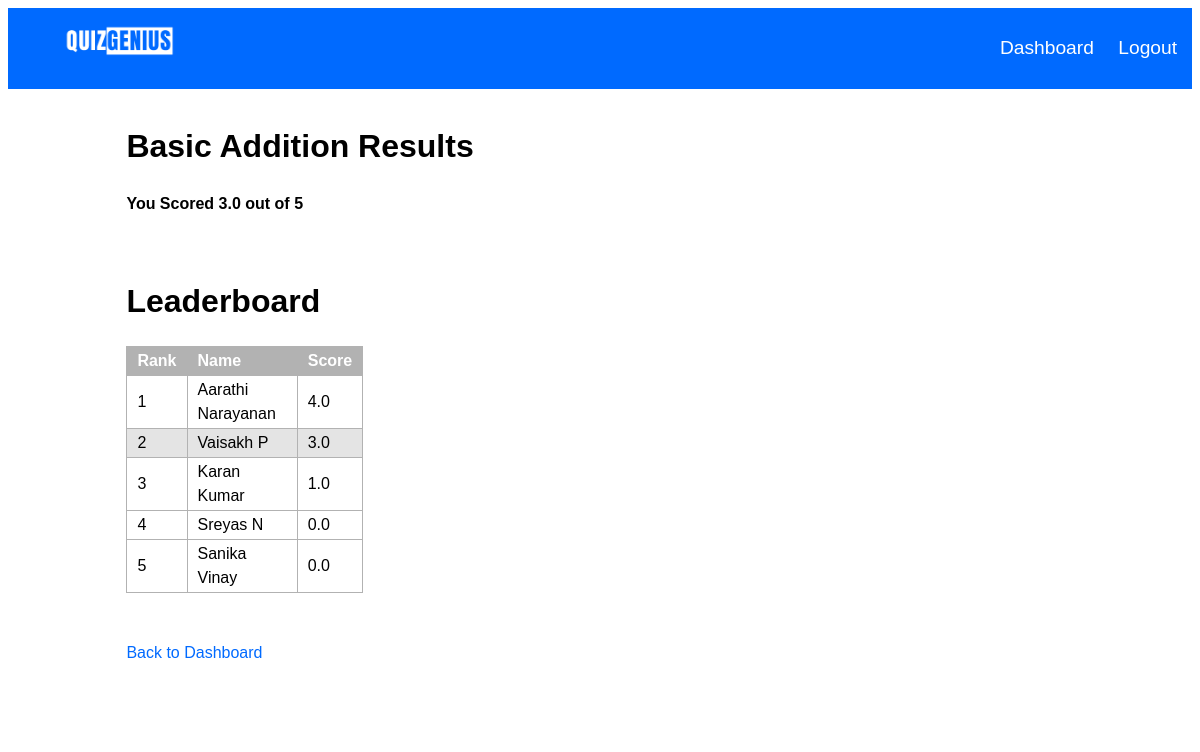
The app's page /quiz/1/result (signed in) with its own data.
### db.py (models this page shows)
class Quiz(db.Model):
    id = db.Column(db.Integer, primary_key=True)
    title = db.Column(db.String(100), nullable=False)
    description = db.Column(db.String(150), nullable=False)
    level = db.Column(db.String(10), nullable=False)
    questions = db.relationship('Question', backref='quiz', cascade='all, delete-orphan')

class UserQuizScore(db.Model):
    id = db.Column(db.Integer, primary_key=True)
    user_id = db.Column(db.Integer, db.ForeignKey('user.id'), nullable=False)
    quiz_id = db.Column(db.Integer, db.ForeignKey('quiz.id'), nullable=False)
    score = db.Column(db.Float, nullable=False)

class User(UserMixin, db.Model):
    firstname = db.Column(db.String(100), nullable=False)
    lastname = db.Column(db.String(100), nullable=False)
    role = db.Column(db.String(20),nullable=False)
    id = db.Column(db.Integer, primary_key=True)
    username = db.Column(db.String(100), unique=True, nullable=False)
    pswrd = db.Column(db.String(100), nullable=False)
    total_score = db.Column(db.Integer, default=0)
    quiz_scores = db.relationship('UserQuizScore', backref = 'user', lazy=True)
    def get_score(self, quiz_id):
        score = UserQuizScore.query.filter_by(user_id=self.id, quiz_id=quiz_id, ).first()
        return score.score if score else 0

### routes.py (the view)
@routes.route('/quiz/<int:quiz_id>/result')
@login_required
def quiz_result(quiz_id):
    current_user_rank = None
    quiz = Quiz.query.get(quiz_id)
    user_score = current_user.get_score(quiz_id)
    quiz_scores = UserQuizScore.query.filter_by(quiz_id=quiz_id).all()
    sorted_scores = sorted(quiz_scores, key=lambda x: x.score, reverse=True)
    if user_score:
        for index, score in enumerate(sorted_scores,1):
            if score.score == user_score:
                current_user_rank = index
                break
    if current_user_rank !=None:
        if current_user_rank <= 5:
            current_user_rank=None
    top_performers = sorted_scores[:5]
    top_performers_details = [(User.query.get(score.user_id), score) for score in top_performers]
    current_user_details = (current_user, user_score) if user_score else None
    return render_template('quiz_result.html', top_performers=top_performers_details, current_user=current_user,quiz=quiz, user_score=user_score, current_user_rank=current_user_rank)

### app.py (called while the page is built)
@login_manager.user_loader
def load_user(user_id):
    if user_id is not None:
        return User.query.get(int(user_id))
    else:
        return None

### authenticator.py (called while the page is built)
def login_required(f):
    @wraps(f)
    def decorated_function(*args, **kwargs):
        if 'user_logged_in' not in session and 'admin_logged_in' not in session:
            return redirect(url_for('routes.login'))  # Redirect to login if no user or admin session
        return f(*args, **kwargs)
    return decorated_function

### templates/quiz_result.html (shortened to what this page needs)
{% extends 'base.html' %}
{% block content %}
<h1>{{ quiz.title }} Results</h1>
<h3> You Scored {{ user_score }} out of {{ quiz.questions|length }}</h3>
<br>
<h1>Leaderboard</h1>
    <table>
        <thead>
            <tr>
                <th id="rank">Rank</th>
                <th id="name">Name</th>
                <th id="score">Score</th>
            </tr>
        </thead>
        <tbody>
            {% for (user, score) in top_performers %}
                {% if user.id == current_user.id %}
                <tr id = "current_user_rank">
                    <td>{{ loop.index }}</td>
                    <td>{{ user.firstname }} {{ user.lastname }}</td>
                    <td>{{ score.score }}</td>
                </tr>
                {% else %}
                <tr>
                    <td>{{ loop.index }}</td>
                    <td>{{ user.firstname }} {{ user.lastname }}</td>
                    <td>{{ score.score }}</td>
                </tr>
                {% endif %}
            {% endfor %}
        </tbody>
    </table>
<br>
<br>
<a href="{{ url_for('routes.dashboard') }}"> Back to Dashboard</a>
{% endblock %}

### static/style.css (style rules this page uses)
* { font-family: 'poppins',sans-serif; }
* { font-size: 1em; line-height: 1.5em; }
.body_container h1 { font-size: 2em; }
a { text-decoration: none; color: rgb(0, 106, 255); }
table, th, td { text-align: left; border: 1px solid rgb(178, 178, 178) ; border-collapse: collapse; padding: 2px; padding-left: 10px; padding-right: 10px; }
th { color: rgb(255, 255, 255) ; background-color: rgb(178, 178, 178) }
#current_user_rank { background-color: rgb(228, 228, 228); }
#rank, #score { width: 20%; }
#name { width: 60%; }
table { width: 25%; }

### records on screen
Quiz: title "Basic Addition"
UserQuizScore: score "3.0"
User: firstname "Aarathi", lastname "Narayanan", score "4.0"
User: firstname "Vaisakh", lastname "P", score "3.0"
User: firstname "Karan", lastname "Kumar", score "1.0"
User: firstname "Sreyas", lastname "N", score "0.0"
User: firstname "Sanika", lastname "Vinay", score "0.0"

### other values on screen
{{ quiz.questions|length }} "5"
